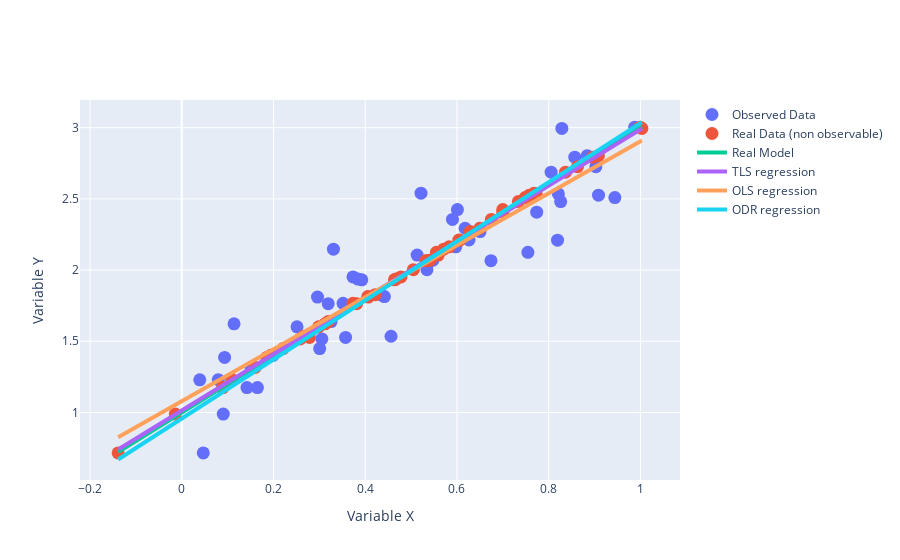

The cell this chart's notebook holds for it:
### Code cell
configure_plotly_browser_state()
trace = Scatter(
    x=X_init,
    y=Y_real,
    mode='markers',
    marker=dict(size=13),
    name="Observed Data",
)
trace2 = Scatter(
    x=X_real,
    y=Y_real,
    mode='markers',
    marker=dict(size=13),
    name="Real Data (non observable)",
)
x_gr = np.linspace(np.minimum(X_init.min(), X_real.min()),np.maximum(X_init.max(), X_real.max()))
y_gr = 2*x_gr+1
trace3 = Scatter(
    x=x_gr,
    y=y_gr,
    mode='lines',
    line=dict(width=4),
    name="Real Model"
)
y_tls = a_tls*x_gr+b_tls
trace4 = Scatter(
    x=x_gr,
    y=y_tls,
    mode='lines',
    line=dict(width=4),
    name="TLS regression"
)
y_ols = a_ols*x_gr+b_ols
trace5 = Scatter(
    x=x_gr,
    y=y_ols,
    mode='lines',
    line=dict(width=4),
    name="OLS regression"
)
y_odr = a_odr*x_gr+b_odr
trace6 = Scatter(
    x=x_gr,
    y=y_odr,
    mode='lines',
    line=dict(width=4),
    name="ODR regression"
)

fig = dict(data=[trace,trace2,trace3,trace4,trace5,trace6], layout={})
fig['layout']['xaxis'] = dict(title='Variable X')
fig['layout']['yaxis'] = dict(title='Variable Y')

iplot(fig)
